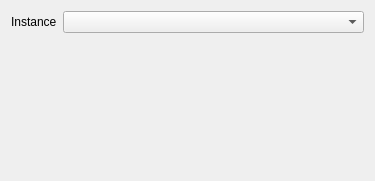
<?xml version="1.0" encoding="UTF-8"?>
<ui version="4.0">
 <class>QXVariableWidget</class>
 <widget class="QWidget" name="QXVariableWidget">
  <property name="geometry">
   <rect>
    <x>0</x>
    <y>0</y>
    <width>375</width>
    <height>181</height>
   </rect>
  </property>
  <property name="minimumSize">
   <size>
    <width>300</width>
    <height>80</height>
   </size>
  </property>
  <property name="windowTitle">
   <string>Form</string>
  </property>
  <layout class="QGridLayout" name="gridLayout">
   <item row="0" column="0">
    <widget class="QLabel" name="instanceLabel">
     <property name="text">
      <string>Instance</string>
     </property>
    </widget>
   </item>
   <item row="0" column="1">
    <widget class="QComboBox" name="instanceComboBox">
     <property name="sizePolicy">
      <sizepolicy hsizetype="Expanding" vsizetype="Fixed">
       <horstretch>0</horstretch>
       <verstretch>0</verstretch>
      </sizepolicy>
     </property>
    </widget>
   </item>
   <item row="1" column="0" colspan="2">
    <widget class="QWidget" name="axisesWidget" native="true"/>
   </item>
  </layout>
 </widget>
 <resources/>
 <connections/>
</ui>
